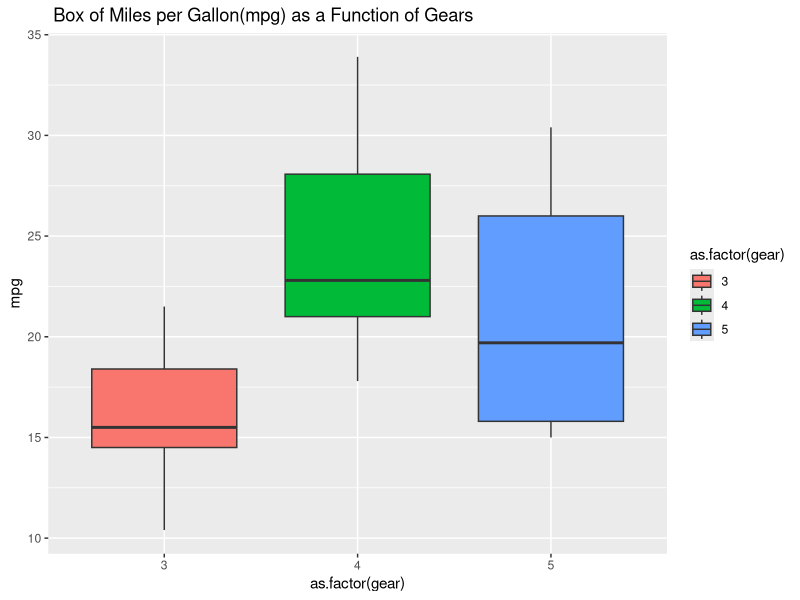

Reproduce this figure in R. (Note: this script raises an error after producing the figure.)
## ---- chunk 1
sum(5:55)
## ---- chunk 2
sum(5,6,7,8,9,10,11,12,13,14,15,16,17,18,19,20,21,22,23,24,25,26,27,28,29,30,31,32,33,34,35,36,37,38,39,40,41,42,43,44,45,46,47,48,49,50,51,52,53,54,55)
## ---- chunk 3
seq(5,55,1)
## ---- chunk 4
seq(by=1, from=5, to=55)
## ---- chunk 5
sum(x <- c(5:55))
## ---- chunk 6
sumfun <- function(n) {sum(5:n)}
## ---- chunk 7
sumfun(10)
## ---- chunk 8
sumfun(20)
## ---- chunk 9
sumfun(100)
## ---- chunk 10
fib <-numeric(12)
## ---- chunk 11
fib[1] <- 1
## ---- chunk 12
fib[2] <- 1
## ---- chunk 13
i = 3
## ---- chunk 14
fib <- function(n) {  # function for calculating fibonnaci of a vector with n values
   fib <-numeric(n)
   fib[1] <- 1 
   # fib of the first number is 1
   fib[2] <- 1 
   # fib of the second number is 2
   i = 3 
   # start the loop at the third element
   
   while (i <= n) { # repeat the loop for the 12th  number of fib
   fib[i]=fib[i - 1] + fib[i - 2]
   i<- i + 1
  }
  return(fib) # return the modified vector
 }
 fib(12)
## ---- chunk 15
str(mtcars)
## ---- chunk 16
library(ggplot2)
## ---- chunk 17
ggplot(data = mtcars, aes(x= as.factor(gear), y= mpg)) + geom_boxplot(aes(fill= as.factor(gear) )) + ggtitle(" Box of Miles per Gallon(mpg) as a Function of Gears")
## ---- chunk 18
y <- cars $dist; x <- cars $speed; 
model <- lm(formula = "y ~ x")
summary(model)
## ---- chunk 19
library(ggplot2)
## ---- chunk 20
qplot(speed, dist, data = cars, geom ="point")
## ---- chunk 21
qplot(speed, dist, data = cars, geom ="point") + geom_smooth(method= "lm", se = FALSE)
## ---- chunk 22
ggplot <- ggplot(data = cars, aes(x= speed, y=dist)) + geom_point() + geom_smooth(method = "lm",formula = "y ~ x")
## ---- chunk 23
ggplot_new <- ggplot + ggtitle ("Linear model of the relationship between breaking distance(dist) and speed")+ xlab("speed(milesperhour)")+ ylab("dist(feet)")
ggplot_new
## ---- chunk 24
ggplot_new
## ---- chunk 25
model$residuals
## ---- chunk 26
View <- lm(dist ~ speed, data = cars)
## ---- chunk 27
model <- lm(dist ~ speed, data = cars)
## ---- chunk 28
summary(model)
## ---- chunk 29
cars$residuals <- model$residuals
## ---- chunk 30
View(cars)
## ---- chunk 31
cars$spridicted <- model$fitted.values
## ---- chunk 32
predict(model, data.frame(speed = c(12.5, 15.5, 17)))
## ---- chunk 33
predict(model, data.frame(speed = c(12, 15, 18)))
## ---- chunk 34
ggplot <- ggplot(data = cars, aes(x= speed, y=dist)) + geom_point() + geom_smooth(method = "lm",formula = "y ~ x")
ggplot_new
## ---- chunk 35
dist_m <- cars$dist*0.000189394
## ---- chunk 36
speed_m_h <- cars $speed^2
## ---- chunk 37
lm(formula = dist_m ~ speed_m_h)
## ---- chunk 38
reaction_time <- 2.443e-05*2
## ---- chunk 39
coverted_reaction_time <- reaction_time/3600
## ---- chunk 40
coverted_reaction_time
## ---- chunk 41
library(ggplot2)
## ---- chunk 42
plot_1 <- ggplot(data = cars, aes(speed_m_h, dist_m))+geom_point()
## ---- chunk 43
plot_2 <- plot_1 + geom_smooth(method = "lm", formula = dist_m ~ speed_m_h)
## ---- chunk 44
plot_3 <- plot_2 + ggtitle("Regression Model between Breaking Distance and Speed")
## ---- chunk 45
plot_3
